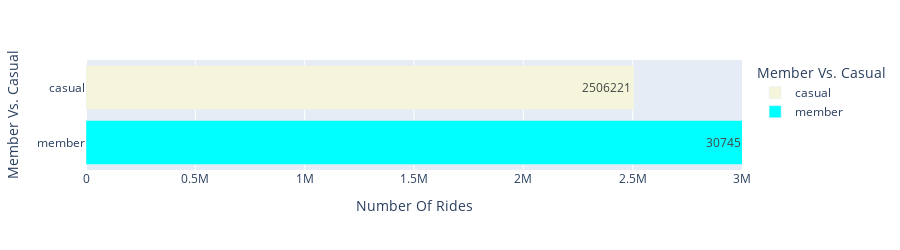

Notebook code for this chart:
### Code cell
# Plotting..
px.bar(figure1, y = 'member_casual', x = 'ride_length',range_x = [0,3000000], color = 'member_casual', height = 250,text = 'ride_length', 
        labels = {'ride_length': 'Number Of Rides', 'member_casual': 'Member Vs. Casual'},
        hover_name = 'member_casual', hover_data = {'member_casual': False, 'month': False, 'ride_length': True}, 
        color_discrete_map = {'casual': '#F5F5DC', 'member': '#00FFFF'})

### Figure 1 — Plotly figure (JSON) as saved in the notebook; plotly's stock layout.template omitted (floating-point values rounded to 4 significant figures)
{"data": [{"alignmentgroup": "True", "customdata": [[2506221]], "hovertemplate": "<b>%{hovertext}</b><br><br>Number Of Rides=%{text}<extra></extra>", "hovertext": ["casual"], "legendgroup": "casual", "marker": {"color": "#F5F5DC", "pattern": {"shape": ""}}, "name": "casual", "offsetgroup": "casual", "orientation": "h", "showlegend": true, "text": [2506221], "textposition": "auto", "type": "bar", "x": [2506221], "xaxis": "x", "y": ["casual"], "yaxis": "y"}, {"alignmentgroup": "True", "customdata": [[3074515]], "hovertemplate": "<b>%{hovertext}</b><br><br>Number Of Rides=%{text}<extra></extra>", "hovertext": ["member"], "legendgroup": "member", "marker": {"color": "#00FFFF", "pattern": {"shape": ""}}, "name": "member", "offsetgroup": "member", "orientation": "h", "showlegend": true, "text": [3074515], "textposition": "auto", "type": "bar", "x": [3074515], "xaxis": "x", "y": ["member"], "yaxis": "y"}], "layout": {"barmode": "relative", "height": 250, "legend": {"title": {"text": "Member Vs. Casual"}, "tracegroupgap": 0}, "margin": {"t": 60}, "xaxis": {"anchor": "y", "domain": [0, 1], "range": [0, 3000000], "title": {"text": "Number Of Rides"}}, "yaxis": {"anchor": "x", "categoryarray": ["member", "casual"], "categoryorder": "array", "domain": [0, 1], "title": {"text": "Member Vs. Casual"}}}}
